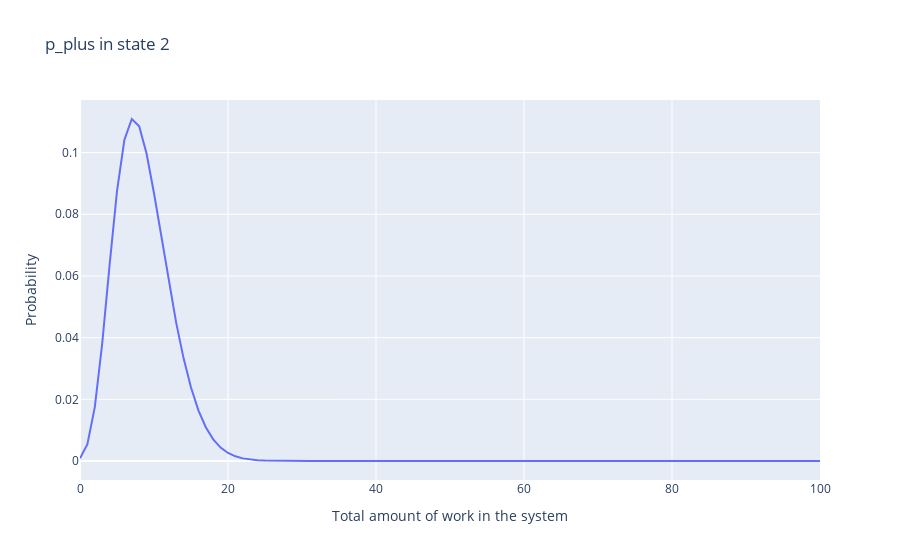

Notebook cell for this chart:
### Code cell
schedule.visualize_p_plus()
